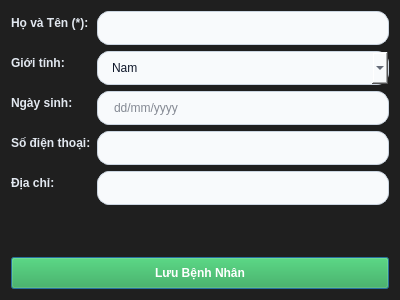
<?xml version="1.0" encoding="UTF-8"?>
<ui version="4.0">
 <class>FormThemBenhNhan</class>
 <widget class="QDialog" name="FormThemBenhNhan">
  <property name="geometry">
   <rect>
    <x>0</x>
    <y>0</y>
    <width>400</width>
    <height>300</height>
   </rect>
  </property>
  <property name="windowTitle">
   <string>Thêm Bệnh Nhân Mới</string>
  </property>
  <property name="styleSheet">
   <string notr="true">QDialog#FormThemBenhNhan {
    background-color: #1f1f1f;
}

QDialog#FormThemBenhNhan QLabel {
    color: #e2e8f0;
    font-weight: 600;
}

QDialog#FormThemBenhNhan QLineEdit,
QDialog#FormThemBenhNhan QComboBox {
    background-color: #f8fafc;
    color: #0f172a;
    border: 1px solid #cbd5e1;
    border-radius: 12px;
    padding: 8px 14px;
}

QDialog#FormThemBenhNhan QLineEdit:focus,
QDialog#FormThemBenhNhan QComboBox:focus {
    border: 2px solid #3b82f6;
}</string>
  </property>
  <layout class="QVBoxLayout" name="verticalLayout">
   <item>
    <layout class="QFormLayout" name="formLayout">
     <item row="0" column="0">
      <widget class="QLabel" name="lblTenBN">
       <property name="text">
        <string>Họ và Tên (*):</string>
       </property>
      </widget>
     </item>
     <item row="0" column="1">
      <widget class="QLineEdit" name="txtTenBN"/>
     </item>
     <item row="1" column="0">
      <widget class="QLabel" name="label_2">
       <property name="text">
        <string>Giới tính:</string>
       </property>
      </widget>
     </item>
     <item row="1" column="1">
      <widget class="QComboBox" name="cboGioiTinh">
       <item>
        <property name="text">
         <string>Nam</string>
        </property>
       </item>
       <item>
        <property name="text">
         <string>Nữ</string>
        </property>
       </item>
      </widget>
     </item>
     <item row="2" column="0">
      <widget class="QLabel" name="label_3">
       <property name="text">
        <string>Ngày sinh:</string>
       </property>
      </widget>
     </item>
     <item row="2" column="1">
      <widget class="QLineEdit" name="txtNgaySinh">
       <property name="placeholderText">
        <string>dd/mm/yyyy</string>
       </property>
      </widget>
     </item>
     <item row="3" column="0">
      <widget class="QLabel" name="label_4">
       <property name="text">
        <string>Số điện thoại:</string>
       </property>
      </widget>
     </item>
     <item row="3" column="1">
      <widget class="QLineEdit" name="txtSDT"/>
     </item>
     <item row="4" column="0">
      <widget class="QLabel" name="label_5">
       <property name="text">
        <string>Địa chỉ:</string>
       </property>
      </widget>
     </item>
     <item row="4" column="1">
      <widget class="QLineEdit" name="txtDiaChi"/>
     </item>
    </layout>
   </item>
   <item>
    <widget class="QPushButton" name="btnLuuBN">
     <property name="styleSheet">
      <string>background-color: #28a745; color: white; font-weight: bold; padding: 8px;</string>
     </property>
     <property name="text">
      <string>Lưu Bệnh Nhân</string>
     </property>
    </widget>
   </item>
  </layout>
 </widget>
 <resources/>
 <connections/>
</ui>
